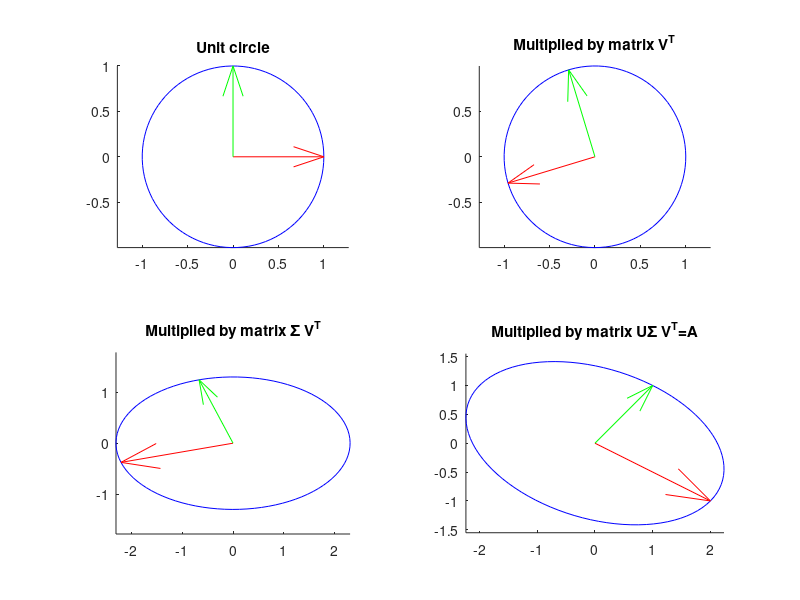

Here is the MATLAB script that generated this plot: (Note: this script raises an error after producing the figure.)
%% Lab 14: Singular Value Decomposition and Image Compression

%% Create diary log
diary lab14_commandlog.txt

%% Task 1: 
%% 2x2 matrix

clear;
t=linspace(0,2*pi,100);
X=[cos(t);sin(t)];
subplot(2,2,1);
hold on;
plot(X(1,:),X(2,:),'b');
quiver(0,0,1,0,0,'r');
quiver(0,0,0,1,0,'g');
axis equal
title('Unit circle')
hold off;

%% Task 2: 
A = [ 2, 1; -1, 1 ];
[U,S,V] = svd(A);
U'*U
V'*V

%% Task 3: 
VX=V'*X;
subplot(2,2,2)
hold on;
plot(VX(1,:),VX(2,:),'b');
quiver(0,0,V(1,1),V(1,2),0,'r');
quiver(0,0,V(2,1),V(2,2),0,'g');
axis equal
title('Multiplied by matrix V^T')
hold off;

%% Task 4:
SVX = S*VX;
subplot(2,2,3);
hold on;
plot(SVX(1,:),SVX(2,:),'b');
quiver(0,0,S(1,1)*V(1,1),S(2,2)*V(1,2),0,'r');
quiver(0,0,S(1,1)*V(2,1),S(2,2)*V(2,2),0,'g');
axis equal
title('Multiplied by matrix \Sigma V^T')
hold off;

%% Task 5:
AX = U*SVX;
subplot(2,2,4)
hold on;
plot(AX(1,:),AX(2,:),'b');
quiver(0,0,U(1,1)*S(1,1)*V(1,1)+U(1,2)*S(2,2)*V(1,2),U(2,1)*S(1,1)*V(1,1)+...
    U(2,2)*S(2,2)*V(1,2),0,'r');
quiver(0,0,U(1,1)*S(1,1)*V(2,1)+U(1,2)*S(2,2)*V(2,2),U(2,1)*S(1,1)*V(2,1)+...
    U(2,2)*S(2,2)*V(2,2),0,'g');
axis equal
title('Multiplied by matrix U\Sigma V^T=A')
hold off;

%% Task 6:
%% Modified SVD
U1(:,1)=U(:,1);
U1(:,2)=-U(:,2);
V1(:,1)=V(:,1);
V1(:,2)=-V(:,2);

disp("If the determinant is equal to -1 it causes a reflection.")

disp("We see that that is the case for U and V.")
det_U = det(U)
det_V = det(V)

disp("With U1 and V2 we see that the det is 1, meaning it doesn't " + ...
    "cause a reflection.")
det_U1 = det(U1)
det_V1 = det(V1)

disp("We can see that U1 and V1 can still be used to construct A by "+ ...
    "subtracting A from U1\SigmaV^T and getting an answer close to 0")
U1*S*V1'-A

AX1 = U1*S*V1'*X;

figure;
subplot(2,2,1);
hold on;
plot(X(1,:),X(2,:),'b');
quiver(0,0,1,0,0,'r');
quiver(0,0,0,1,0,'g');
axis equal
title('Unit circle')
hold off;

VX1=V1'*X;
subplot(2,2,2)
hold on;
plot(VX1(1,:),VX1(2,:),'b');
quiver(0,0,V1(1,1),V1(1,2),0,'r');
quiver(0,0,V1(2,1),V1(2,2),0,'g');
axis equal
title('Multiplied by matrix V1^T')
hold off;

UX1=U1'*X;
subplot(2,2,3)
hold on;
plot(UX1(1,:),UX1(2,:),'b');
quiver(0,0,U1(1,1),U1(1,2),0,'r');
quiver(0,0,U1(2,1),U1(2,2),0,'g');
axis equal
title('Multiplied by matrix U1^T')
hold off;

subplot(2,2,4)
hold on;
plot(AX1(1,:),AX1(2,:),'b');
quiver(0,0,U1(1,1)*S(1,1)*V1(1,1)+U1(1,2)*S(2,2)*V1(1,2),U1(2,1)*S(1,1)*...
    V1(1,1)+U1(2,2)*S(2,2)*V1(1,2),0,'r');
quiver(0,0,U1(1,1)*S(1,1)*V1(2,1)+U1(1,2)*S(2,2)*V1(2,2),U1(2,1)*S(1,1)*...
    V1(2,1)+U1(2,2)*S(2,2)*V1(2,2),0,'g');
axis equal
title('Multiplied by matrix U1\Sigma V1^T=A')
hold off;

%% Task 7:
%% Check
A*V-U*S

%% Task 8:
%% Image compression

% Creates a two-dimensional array with the dimensions equal to the dimensions of 
% the image 
clear;
ImJPG=imread('einstein.jpg');
figure;
imshow(ImJPG);

[m,n]=size(ImJPG);

%% Task 9: 
% Compute an SVD
[UIm,SIm,VIm]=svd(double(ImJPG));

%% Task 10:
% plot the singular values
figure;
plot(1:min(m,n),diag(SIm));

%% Task 11:
%% Create approximations to the image

% With 50, 100, and 150 singular values
for k=50:50:150
    ImJPG_comp=uint8(UIm(:,1:k)*SIm(1:k,1:k)*(VIm(:,1:k))');
    figure;
    imshow(ImJPG_comp)
    % compression percentage
    pct = 1 - (numel(UIm(:,1:k))+numel(VIm(:,1:k)*SIm(1:k,1:k)))/numel(ImJPG);
    fprintf('Compression percentage for %2.0f singular values: %8.3f\n',k, pct);
end;


%% Task 12:
%% Noise filtering

clear;
ImJPG=imread('checkers.pgm')
[m,n]=size(ImJPG);

% Add some noise to the image
ImJPG_Noisy=double(ImJPG)+50*(rand(m,n)-0.5*ones(m,n));
figure;
imshow(ImJPG);

figure;
imshow(uint8(ImJPG_Noisy));

%% Task 13:
[UIm,SIm,VIm]=svd(ImJPG_Noisy);

figure;
plot(1:min(m,n),diag(SIm),'ko');

%% Task 14:
for k=10:20:50
    ImJPG_comp=uint8(UIm(:,1:k)*SIm(1:k,1:k)*(VIm(:,1:k))');
    figure;
    imshow(ImJPG_comp)
    % compression percentage
    pct = 1 - (numel(UIm(:,1:k))+numel(VIm(:,1:k)*SIm(1:k,1:k)))/numel(ImJPG);
    fprintf('Compression percentage for %2.0f singular values: %8.3f\n',k, pct);
end;

%% End diary log 
diary off;
